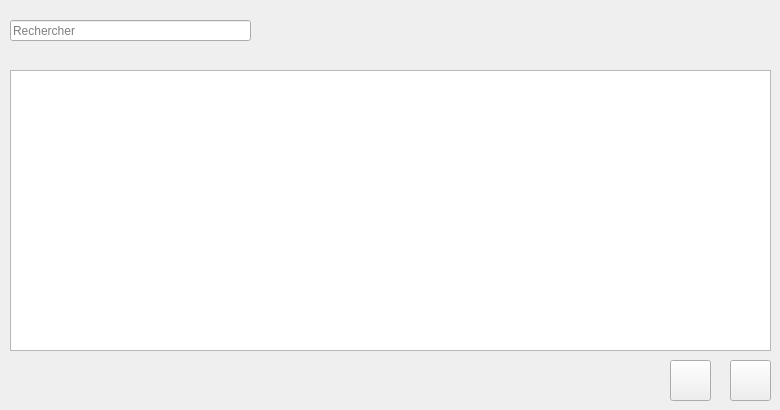
     <widget class="QWidget" name="tab_8">
      <attribute name="title">
       <string>Dashboard</string>
      </attribute>
      <widget class="QTableView" name="tableView_3">
       <property name="geometry">
        <rect>
         <x>10</x>
         <y>70</y>
         <width>761</width>
         <height>281</height>
        </rect>
       </property>
      </widget>
      <widget class="QPushButton" name="pushButton_11">
       <property name="geometry">
        <rect>
         <x>670</x>
         <y>360</y>
         <width>41</width>
         <height>41</height>
        </rect>
       </property>
       <property name="styleSheet">
        <string notr="true">border-image: url(:/Images/modify.png);</string>
       </property>
       <property name="text">
        <string/>
       </property>
      </widget>
      <widget class="QPushButton" name="supp_equip">
       <property name="geometry">
        <rect>
         <x>730</x>
         <y>360</y>
         <width>41</width>
         <height>41</height>
        </rect>
       </property>
       <property name="styleSheet">
        <string notr="true">border-image: url(:/Images/delete.png);</string>
       </property>
       <property name="text">
        <string/>
       </property>
      </widget>
      <widget class="QLineEdit" name="recherche_3">
       <property name="geometry">
        <rect>
         <x>10</x>
         <y>20</y>
         <width>241</width>
         <height>21</height>
        </rect>
       </property>
       <property name="text">
        <string/>
       </property>
       <property name="placeholderText">
        <string>Rechercher</string>
       </property>
      </widget>
      <widget class="QLabel" name="label_24">
       <property name="geometry">
        <rect>
         <x>260</x>
         <y>20</y>
         <width>31</width>
         <height>21</height>
        </rect>
       </property>
       <property name="styleSheet">
        <string notr="true">border-image: url(:/Images/search.png);</string>
       </property>
       <property name="text">
        <string/>
       </property>
      </widget>
      <widget class="QLabel" name="label_28">
       <property name="geometry">
        <rect>
         <x>330</x>
         <y>-20</y>
         <width>121</width>
         <height>111</height>
        </rect>
       </property>
       <property name="styleSheet">
        <string notr="true">border-image: url(:/Images/avatar.png);</string>
       </property>
       <property name="text">
        <string/>
       </property>
      </widget>
     </widget>
